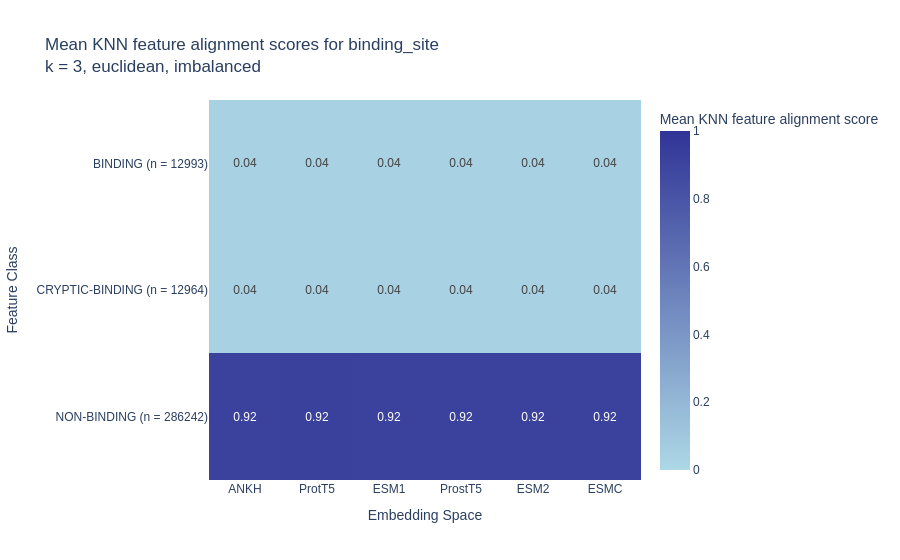

The code cell stored with this chart in its notebook:
### Markdown cell above
### Randomly shuffled whole dataset
Same as above, just randomly reshuffle the labels (externally calculated - `analysis/knn.py`).

From both shuffled datasets is apparent that when no underlying biological structure is present (randomly assigned labels), the kNN alignment score reflects the class weight distribution.

### Code cell
plot_scores(f'{IMG_OUTPUT_PATH}/knn-binding-sites-RANDOM')   

# Number of cryptic residues: 12964
# Number of regular binding residues: 12993
# Number of non-binding residues: 286242
# Percentage of cryptic residues: 0.04152479668416619
# Percentage of regular binding residues: 0.04161768615530479
# Percentage of non-binding residues: 0.916857517160529

### Figure 1 — Plotly figure (JSON) as saved in the notebook; plotly's stock layout.template omitted (floating-point values rounded to 4 significant figures)
{"data": [{"coloraxis": "coloraxis", "hovertemplate": "Embedding Space: %{x}<br>Feature Class: %{y}<br>Mean KNN feature alignment score: %{z}<extra></extra>", "name": "0", "texttemplate": "%{z:.2f}", "type": "heatmap", "x": ["ANKH", "ProtT5", "ESM1", "ProstT5", "ESM2", "ESMC"], "xaxis": "x", "y": ["BINDING (n = 12993)", "CRYPTIC-BINDING (n = 12964)", "NON-BINDING (n = 286242)"], "yaxis": "y", "z": [[0.04274, 0.04233, 0.04287, 0.04092, 0.04336, 0.04218], [0.0416, 0.04147, 0.04019, 0.04014, 0.04237, 0.04304], [0.9161, 0.9177, 0.9163, 0.9169, 0.9158, 0.9176]]}], "layout": {"coloraxis": {"cmax": 1, "cmin": 0, "colorbar": {"title": {"text": "Mean KNN feature alignment score"}}, "colorscale": [[0, "lightblue"], [1, "#303496"]]}, "font": {"family": "Arial"}, "title": {"text": "Mean KNN feature alignment scores for binding_site<br>k = 3, euclidean, imbalanced"}, "xaxis": {"anchor": "y", "domain": [0, 1], "title": {"text": "Embedding Space"}}, "yaxis": {"anchor": "x", "autorange": "reversed", "domain": [0, 1], "title": {"text": "Feature Class"}}}}
